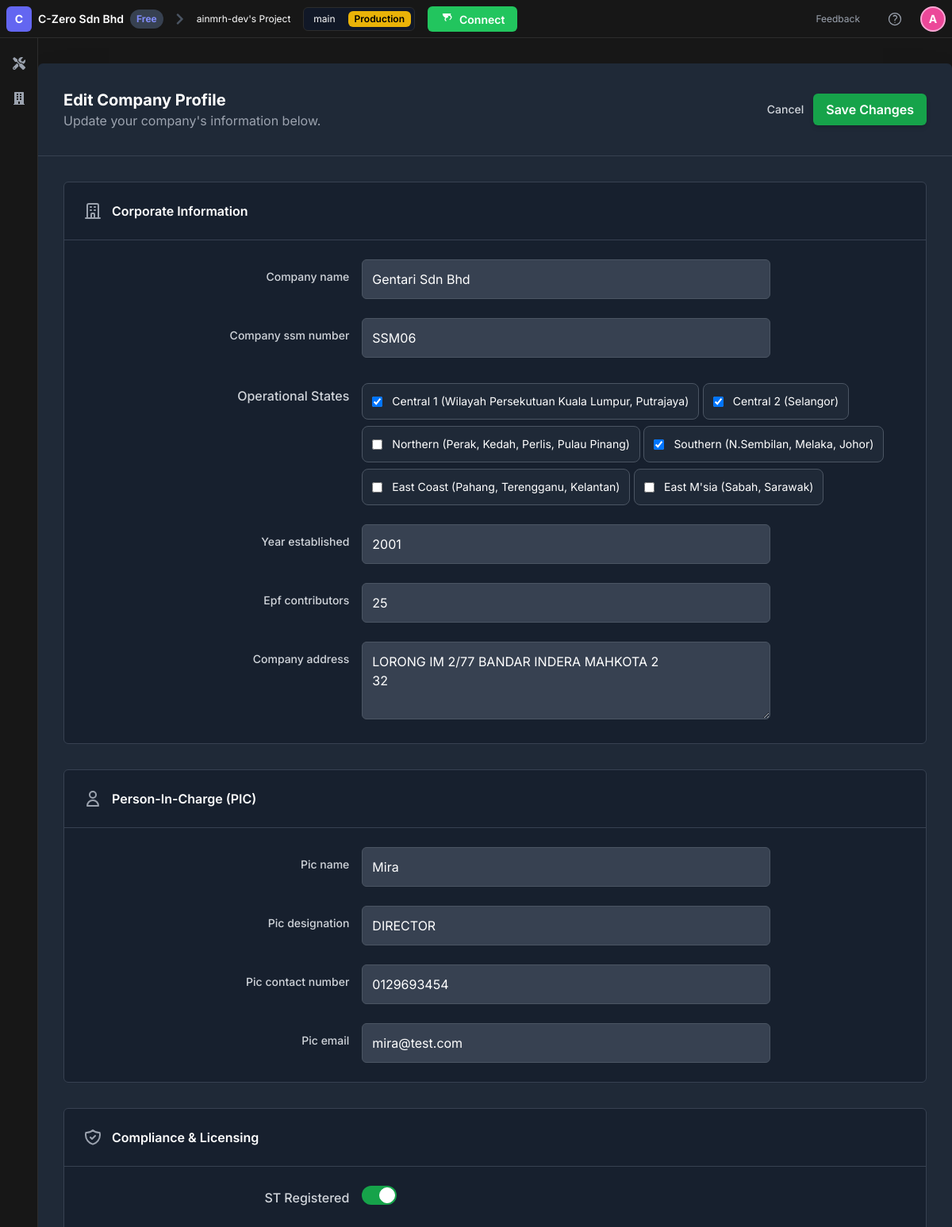
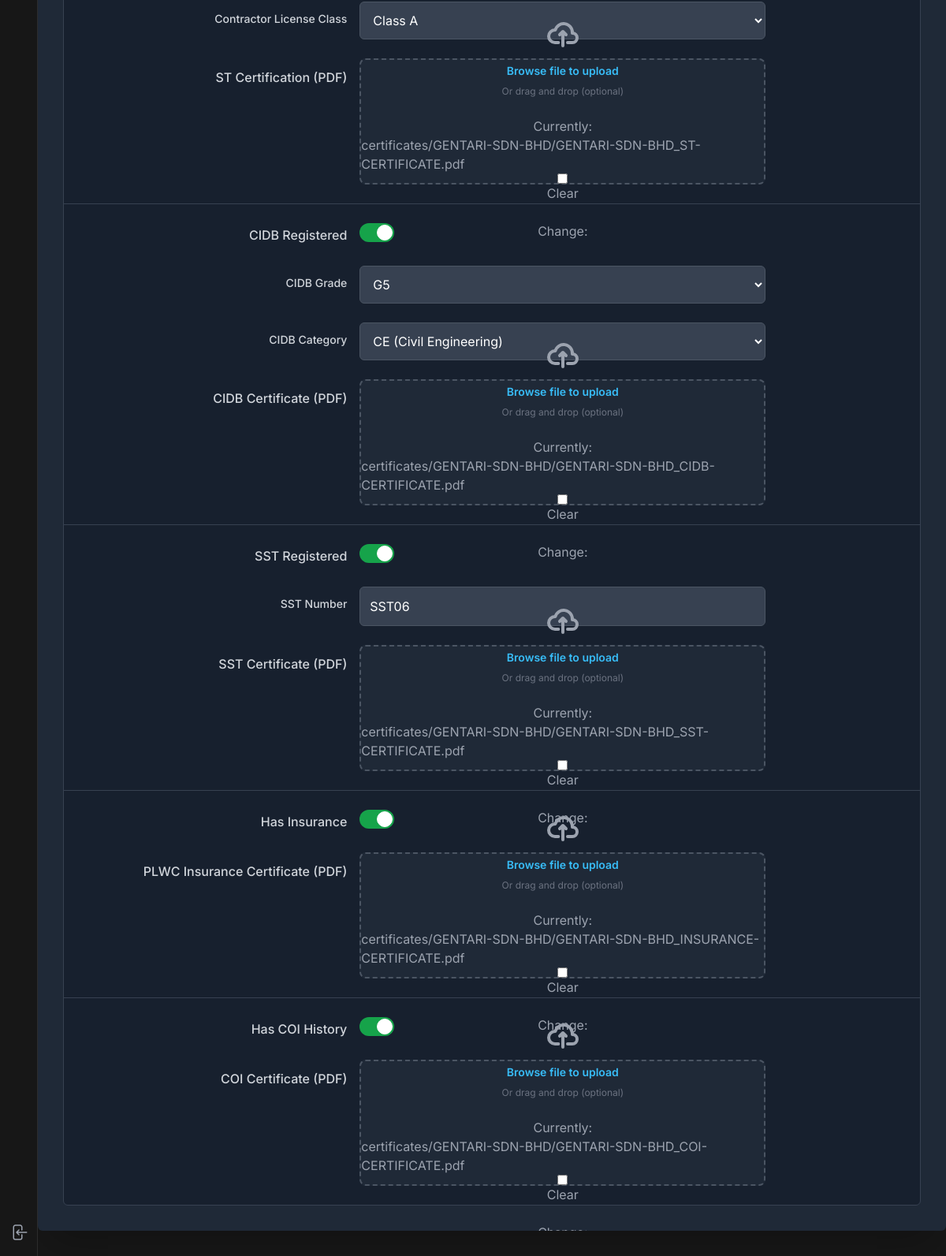
Screenshot of /auth/company-profile/edit/ (signed in) with the database file from the repository (2 pictures, top to bottom).
### accounts/models/installer_models.py (models this page shows, shortened)
class InstallerProfile(models.Model):
    user = models.OneToOneField(CustomUser, on_delete=models.CASCADE, null=True, blank=True, help_text="The CustomUser account associated with this installer" \
    "profile.")
    company_name = models.CharField(max_length=255, null=True, blank=True)
    company_ssm_number = models.CharField(max_length=100, null=True, blank=True)
    operational_states = models.ManyToManyField(State, blank=True)
    company_address = models.TextField(null=True, blank=True)
    year_established = models.PositiveIntegerField(null=True, blank=True)
    epf_contributors = models.PositiveIntegerField(null=True, blank=True)
    pic_name = models.CharField(max_length=255, null=True, blank=True)
    pic_designation = models.CharField(max_length=100, null=True, blank=True)
    pic_contact_number = models.CharField(max_length=20, null=True, blank=True)
    pic_email = models.EmailField(null=True, blank=True)
    is_st_registered = models.BooleanField(default=False)
    license_class = models.CharField(max_length=10, choices=LICENSE_CLASS_CHOICES, null=True, blank=True)
    st_certificate = models.FileField(upload_to=upload_to_cert, null=True, blank=True)
    is_cidb_registered = models.BooleanField(default=False)
    cidb_category = models.CharField(max_length=100, choices=CIDB_CATEGORY_CHOICES, null=True, blank=True)
    cidb_grade = models.CharField(max_length=10, choices=CIDB_GRADE_CHOICES, null=True, blank=True)
    cidb_certificate = models.FileField(upload_to=upload_to_cert, null=True, blank=True)
    is_sst_registered = models.BooleanField(default=False)
    sst_number = models.CharField(max_length=100, null=True, blank=True)
    sst_certificate = models.FileField(upload_to=upload_to_cert, null=True, blank=True)
    plwc_has_insurance = models.BooleanField(default=False)
    insurance_certificate = models.FileField(upload_to=upload_to_cert, null=True, blank=True)
    coi_history = models.BooleanField(default=False)
    coi_certificate = models.FileField(upload_to=upload_to_cert, null=True, blank=True)
    registration_status = models.CharField(
        max_length=20,
        choices=STATUS_CHOICES,
        default='incomplete'
    )
    created_at = models.DateTimeField(auto_now_add=True)

class State(models.Model):
    code = models.CharField(max_length=20, unique=True)  # e.g., "Central 1"
    name = models.CharField(max_length=100)  # e.g., "Central 1 (Wilayah Persekutuan Kuala Lumpur, Putrajaya)"
    def __str__(self):
        return self.name

### accounts/views/installer_views.py (the view)
# urls.py: path('company-profile/edit/', ProfileUpdateView.as_view(), name='edit_company_profile'),
@method_decorator([login_required, role_required('2')], name='dispatch')
class ProfileUpdateView(LoginRequiredMixin, UpdateView):
    model = InstallerProfile
    form_class = InstallerProfileForm
    template_name = 'accounts/installer/profile_edit.html'
    success_url = reverse_lazy('company_profile') # URL to redirect to on successful update
    def get_object(self):
        return self.request.user.installerprofile

### accounts/context_processors.py (called while the page is built)
def task_metrics(request):
    if not request.user.is_authenticated:
        return {}
    tasks = Task.objects.all()
    total_tasks = tasks.count()
    in_progress = tasks.filter(status="In Progress").count()
    pending = tasks.filter(status="Pending").count()
    completed = tasks.filter(status="Completed").count()
    completion_rate = int((completed / total_tasks) * 100) if total_tasks > 0 else 0
    return {
        'total_tasks': total_tasks,
        'in_progress': in_progress,
        'pending': pending,
        'completion_rate': completion_rate,
    }

def installer_task_metrics(request):
    if not request.user.is_authenticated:
        return {}
    try:
        installer_profile = request.user.installerprofile
    except AttributeError:
        return {}
    installations = Installation.objects.filter(installer=installer_profile)
    total_tasks = installations.count()
    in_progress = installations.filter(status="IN_PROGRESS").count()
    pending = installations.filter(status="PENDING_ACCEPTANCE").count()
    completed = installations.filter(status="COMPLETED").count()
    completion_rate = int((completed / total_tasks) * 100) if total_tasks > 0 else 0
    return {
        'total_tasks': total_tasks,
        'in_progress': in_progress,
        'pending': pending,
        'completed' : completed,
        'completion_rate': completion_rate,
    }

### accounts/views/installer_views.py (called while the page is built)
def role_required(required_role):
    def decorator(view_func):
        @wraps(view_func)  # Preserves the original function's metadata
        @login_required    # Ensures the user is logged in
        def _wrapped_view(request, *args, **kwargs):
            if hasattr(request.user, 'role') and request.user.role == required_role:
                return view_func(request, *args, **kwargs)
            return HttpResponseForbidden("❌ Access Denied")
        return _wrapped_view
    return decorator

### accounts/templates/accounts/installer/profile_edit.html (shortened to what this page needs)
{% extends 'base.html' %}
{% load form_extras %}
{% block content %}
<div class="py-8">
    <form method="post" enctype="multipart/form-data" novalidate class="w-full">
        <div class="bg-gray-800 rounded-md shadow-2xl overflow-hidden max-w-6xl mx-auto">
            <div class="p-6 md:p-8 border-b border-gray-700 flex flex-col sm:flex-row justify-between sm:items-center gap-4">
                <div>
                    <h2 class="text-xl font-bold text-white">Edit Company Profile</h2>
                    <p class="text-md text-gray-400">Update your company's information below.</p>
                </div>
                <div class="flex items-center gap-x-3">
                    <a href="{% url 'company_profile' %}" class="text-sm font-medium text-gray-300 hover:text-white transition">Cancel</a>
                    <button type="submit" class="inline-flex items-center bg-green-600 hover:bg-green-700 text-white font-semibold py-2 px-4 rounded-md transition duration-200 shadow-md">
                        Save Changes
                    </button>
                </div>
            </div>
            <div class="p-6 md:p-8 flex flex-col gap-8">
                <div class="bg-gray-900/50 border border-gray-700 rounded-md">
                    <div class="p-6 border-b border-gray-700">
                        <h3 class="text-base font-semibold text-white flex items-center">
                            Corporate Information
                        </h3>
                    </div>
                    <div class="p-6 space-y-6">
                        {% include 'partials/_form_field.html' with field=form.company_name %}
                        {% include 'partials/_form_field.html' with field=form.company_ssm_number %}
                        {% include 'partials/_form_multiple.html' with field=form.operational_states %}
                        {% include 'partials/_form_field.html' with field=form.year_established %}
                        {% include 'partials/_form_field.html' with field=form.epf_contributors %}
                        {% include 'partials/_form_field.html' with field=form.company_address %}
                    </div>
                </div>
                <div class="bg-gray-900/50 border border-gray-700 rounded-md">
                    <div class="p-6 border-b border-gray-700">
                        <h3 class="text-base font-semibold text-white flex items-center">
                            <svg xmlns="http://www.w3.org/2000/svg" class="h-6 w-6 mr-3 text-gray-400" fill="none" viewBox="0 0 24 24" stroke="currentColor" stroke-width="2"><path stroke-linecap="round" stroke-linejoin="round" d="M16 7a4 4 0 11-8 0 4 4 0 018 0zM12 14a7 7 0 00-7 7h14a7 7 0 00-7-7z" /></svg>
                            Person-In-Charge (PIC)
                        </h3>
                    </div>
                    <div class="p-6 space-y-6">
                        {% include 'partials/_form_field.html' with field=form.pic_name %}
                        {% include 'partials/_form_field.html' with field=form.pic_designation %}
                        {% include 'partials/_form_field.html' with field=form.pic_contact_number %}
                        {% include 'partials/_form_field.html' with field=form.pic_email %}
                    </div>
                </div>
                <div class="bg-gray-900/50 border border-gray-700 rounded-md">
                    <div class="p-6 border-b border-gray-700">
                        <h3 class="text-base font-semibold text-white flex items-center">
                            Compliance & Licensing
                        </h3>
                    </div>
                    <div class="divide-y divide-gray-700">
                        <div class="p-6 space-y-6 compliance-section">
                            {% include 'partials/_toggle_field.html' with field=form.is_st_registered %}
                            <div class="dependency-content space-y-6">
                                {% include 'partials/_form_field.html' with field=form.license_class %}
                                {% include 'partials/_file_field.html' with field=form.st_certificate %}
                            </div>
                        </div>
                        <div class="p-6 space-y-6 compliance-section">
                            {% include 'partials/_toggle_field.html' with field=form.is_cidb_registered %}
                            <div class="dependency-content space-y-6">
                                {% include 'partials/_form_field.html' with field=form.cidb_grade %}
                                {% include 'partials/_form_field.html' with field=form.cidb_category %}
                                {% include 'partials/_file_field.html' with field=form.cidb_certificate %}
                            </div>
                        </div>
                        <div class="p-6 space-y-6 compliance-section">
                            {% include 'partials/_toggle_field.html' with field=form.is_sst_registered %}
                            <div class="dependency-content space-y-6">
                                {% include 'partials/_form_field.html' with field=form.sst_number %}
                                {% include 'partials/_file_field.html' with field=form.sst_certificate %}
                            </div>
                        </div>
                        <div class="p-6 space-y-6 compliance-section">
                            {% include 'partials/_toggle_field.html' with field=form.plwc_has_insurance %}
                            <div class="dependency-content space-y-6">
                                {% include 'partials/_file_field.html' with field=form.insurance_certificate %}
                            </div>
                        </div>
                        <div class="p-6 space-y-6 compliance-section">
                            {% include 'partials/_toggle_field.html' with field=form.coi_history %}
                            <div class="dependency-content space-y-6">
                                {% include 'partials/_file_field.html' with field=form.coi_certificate %}
                            </div>
                        </div>
                    </div>
                </div>
            </div>
        </div>
    </form>
</div>
{% endblock %}

### accounts/templates/partials/_form_field.html (shortened to what this page needs)
<div class="grid grid-cols-1 sm:grid-cols-3 gap-4 items-start">
    <label for="{{ field.id_for_label }}" class="text-gray-300 font-medium text-sm sm:text-right sm:pt-3">{{ field.label }}</label>
    <div class="sm:col-span-2">
        {{ field }}
    </div>
</div>

### accounts/templates/partials/_form_multiple.html (shortened to what this page needs)
<div class="grid grid-cols-1 sm:grid-cols-3 gap-4 items-start">
    <span class="text-gray-300 font-medium sm:text-right sm:pt-3">{{ field.label }}</span>
    <div class="sm:col-span-2 space-y-2">
        {% for checkbox in field %}
            <label class="inline-flex items-center space-x-3 cursor-pointer bg-gray-800 p-3 rounded-lg border border-gray-600 hover:bg-gray-700 transition">
                {{ checkbox.tag }}
                <span class="text-white text-sm">{{ checkbox.choice_label }}</span>
            </label>
        {% endfor %}
    </div>
</div>

### accounts/templates/base.html (style rules this page uses)
body { font-family: "Inter", sans-serif; background-color: #171717; }

### rows the page displays
InstallerProfile: company_name "Gentari Sdn Bhd", company_ssm_number "SSM06", year_established "2001", epf_contributors "25", company_address "LORONG IM 2/77 BANDAR INDERA MAHKOTA 2 32", pic_name "Mira", pic_designation "DIRECTOR", pic_contact_number "0129693454", pic_email "mira@test.com", license_class "Class A", cidb_grade "G5", cidb_category "CE (Civil Engineering)", sst_number "SST06"
State: choice_label "Central 1 (Wilayah Persekutuan Kuala Lumpur, Putrajaya)"
State: choice_label "Central 2 (Selangor)"
State: choice_label "Northern (Perak, Kedah, Perlis, Pulau Pinang)"
State: choice_label "Southern (N.Sembilan, Melaka, Johor)"
State: choice_label "East Coast (Pahang, Terengganu, Kelantan)"
State: choice_label "East M'sia (Sabah, Sarawak)"

### other values shown
{{ field.label }} "Company name Company ssm number Year established Epf contributors Company address Pic name Pic designation Pic contact number Pic email Contractor License Class CIDB Grade CIDB Category SST Number"
{{ field.label }} "Operational States"
{{ field.label }} "ST Registered CIDB Registered SST Registered Has Insurance Has COI History"
{{ field.label }} "ST Certification (PDF) CIDB Certificate (PDF) SST Certificate (PDF) PLWC Insurance Certificate (PDF) COI Certificate (PDF)"
